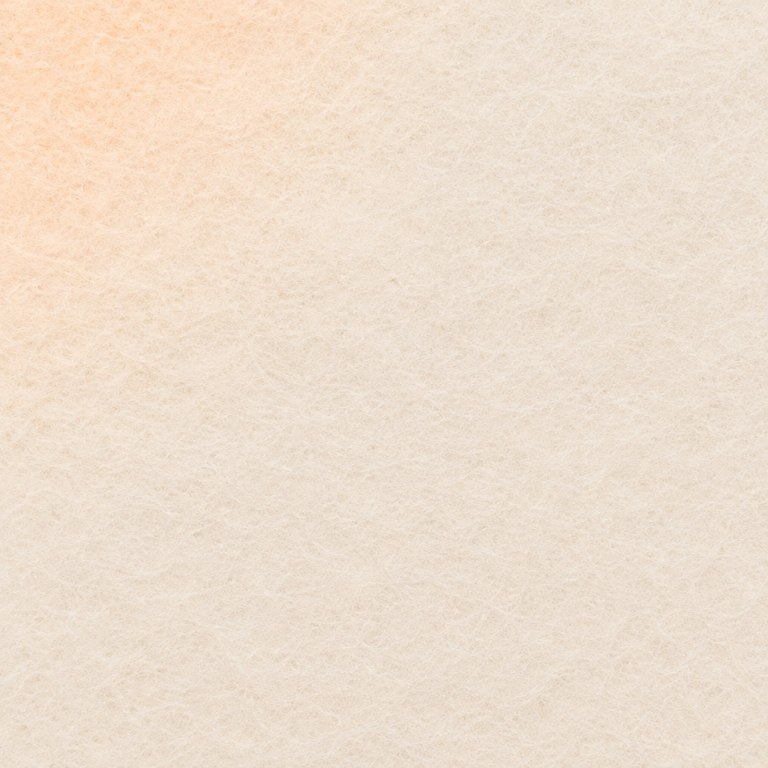
#> input picture assets/splash/feutre.jpg, 768 x 768 px, found by its file name
$ python store-ecran2-insee.py
#> lines starting #> are read from the running program, lines starting #| are printed output that depends on the picture
# Écran 2 App Store (Insee) : texte seul sur feutre, Mochi triste en bas, visage visible (Jeanne, 10 nov 2026).
from PIL import Image, ImageDraw, ImageFont
M='/Users/jeannecazalot/mochi/'; B=M+'design/app-store/brut/'; O=M+'design/app-store/'
W,H=1320,2868; INK=(31,42,88)
SF='/System/Library/Fonts/SFNS.ttf'
def font(sz,w):
    f=ImageFont.truetype(SF,sz); f.set_variation_by_name(w); return f
base=Image.new('RGB',(W,H),(0xF3,0xEA,0xDF)); felt=Image.open(M+'assets/splash/feutre.jpg').convert('RGB').resize((H,H))
#> after `base = Image.new('RGB', (W, H), (243, 234, 223))`:
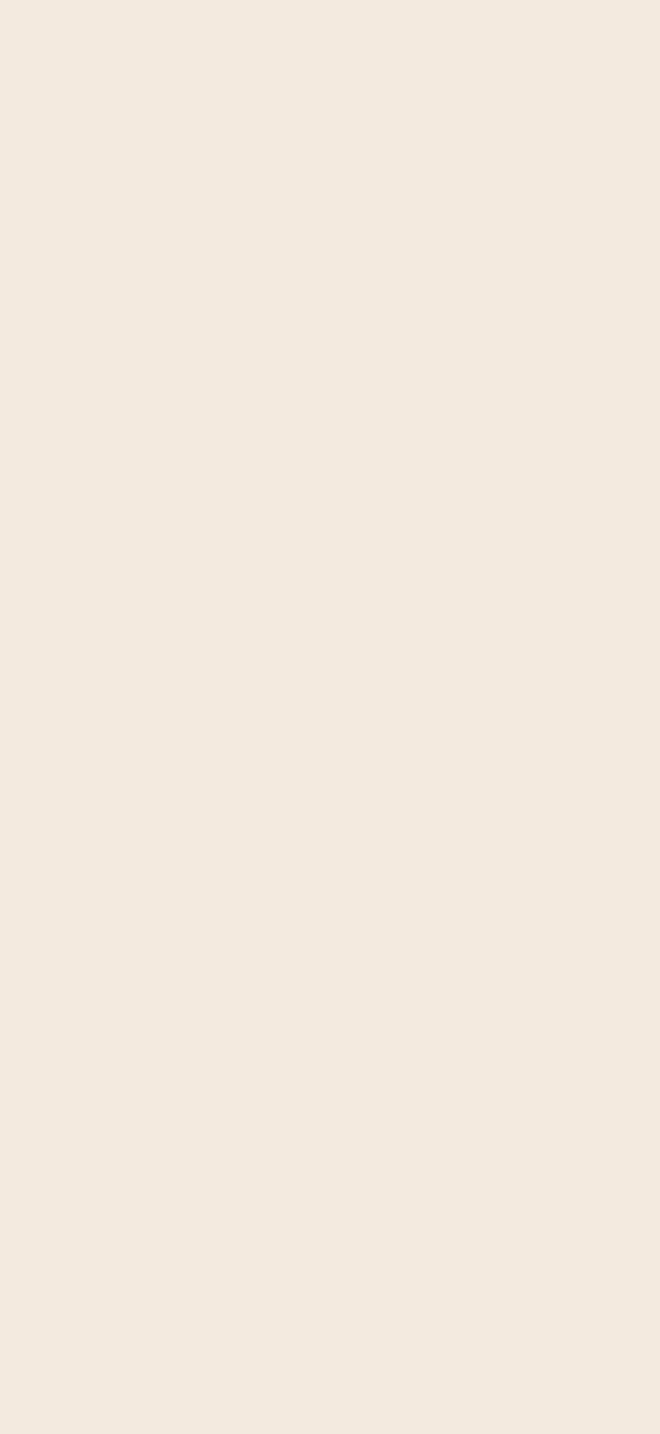
#> base: PIL image 1320x2868 RGB (shown at 1/2 size); mean R, G, B 243, 234, 223
lay=base.copy(); lay.paste(felt,((W-H)//2,0)); im=Image.blend(base,lay,0.55).convert('RGBA'); d=ImageDraw.Draw(im)
#> after `lay.paste(felt, ((W - H) // 2, 0))`:
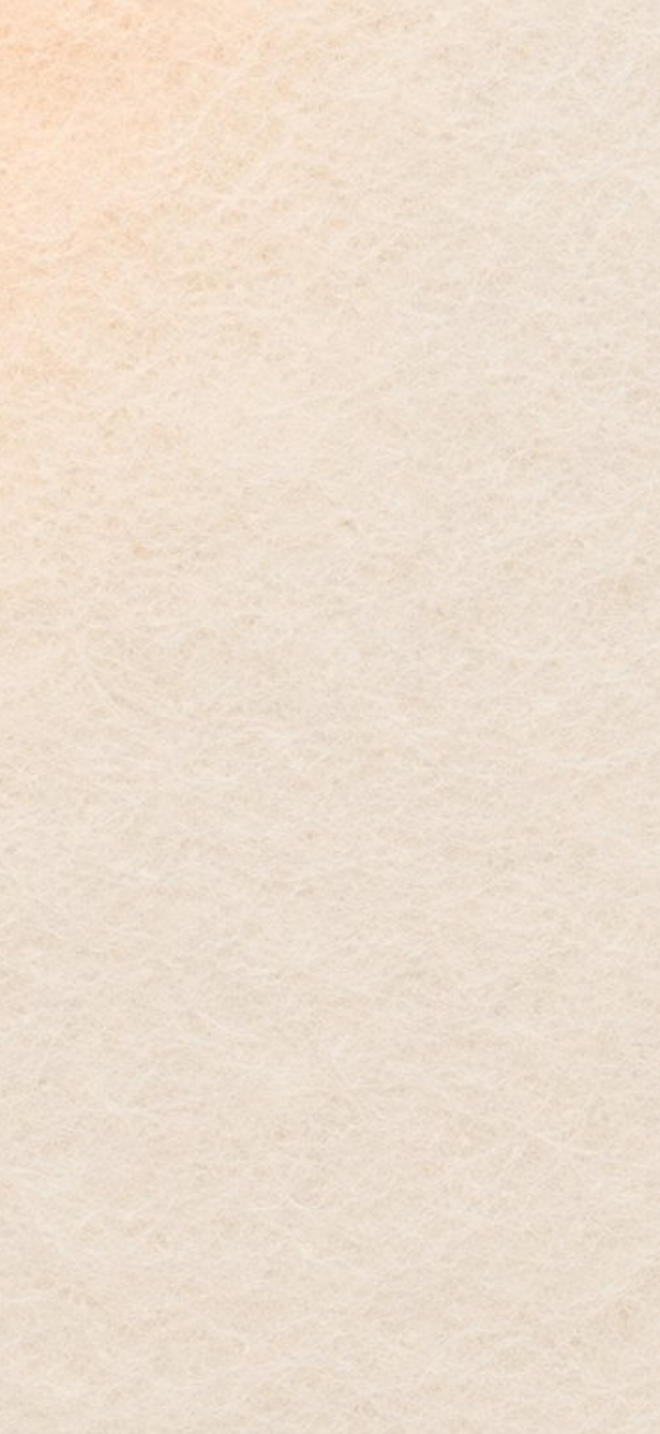
#> lay: PIL image 1320x2868 RGB (shown at 1/2 size); mean R, G, B 237.3, 222.4, 206.7
def c(y,t,f,fill):
    w=d.textlength(t,font=f); d.text(((W-w)/2,y),t,font=f,fill=fill)
c(220,'Dans la plupart des couples,',font(66,'Medium'),INK+(190,)); c(304,'l’un des deux porte',font(66,'Medium'),INK+(190,))
#> (the run stopped early here; a loop or call above may not have finished)
